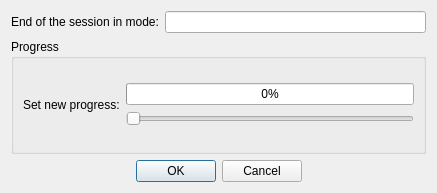
<?xml version="1.0" encoding="UTF-8"?>
<ui version="4.0">
 <class>EndSessionDialog</class>
 <widget class="QDialog" name="EndSessionDialog">
  <property name="geometry">
   <rect>
    <x>0</x>
    <y>0</y>
    <width>437</width>
    <height>193</height>
   </rect>
  </property>
  <property name="sizePolicy">
   <sizepolicy hsizetype="Fixed" vsizetype="Fixed">
    <horstretch>0</horstretch>
    <verstretch>0</verstretch>
   </sizepolicy>
  </property>
  <property name="minimumSize">
   <size>
    <width>437</width>
    <height>193</height>
   </size>
  </property>
  <property name="maximumSize">
   <size>
    <width>437</width>
    <height>193</height>
   </size>
  </property>
  <property name="windowTitle">
   <string>End of the session</string>
  </property>
  <property name="locale">
   <locale language="English" country="UnitedStates"/>
  </property>
  <layout class="QGridLayout" name="gridLayout">
   <item row="0" column="0">
    <layout class="QVBoxLayout" name="verticalLayout_2" stretch="0,1,1">
     <item>
      <layout class="QHBoxLayout" name="horizontalLayout">
       <item>
        <widget class="QLabel" name="label">
         <property name="text">
          <string>End of the session in mode:</string>
         </property>
        </widget>
       </item>
       <item>
        <widget class="QLineEdit" name="editName">
         <property name="text">
          <string/>
         </property>
         <property name="readOnly">
          <bool>true</bool>
         </property>
        </widget>
       </item>
      </layout>
     </item>
     <item>
      <widget class="QGroupBox" name="groupBox">
       <property name="title">
        <string>Progress</string>
       </property>
       <layout class="QGridLayout" name="gridLayout_2">
        <item row="0" column="0">
         <layout class="QHBoxLayout" name="horizontalLayout_2">
          <item>
           <widget class="QLabel" name="label_2">
            <property name="text">
             <string>Set new progress:</string>
            </property>
           </widget>
          </item>
          <item>
           <layout class="QVBoxLayout" name="verticalLayout">
            <item>
             <widget class="QProgressBar" name="progressBar">
              <property name="value">
               <number>0</number>
              </property>
             </widget>
            </item>
            <item>
             <widget class="QSlider" name="sliderProgress">
              <property name="orientation">
               <enum>Qt::Horizontal</enum>
              </property>
             </widget>
            </item>
           </layout>
          </item>
         </layout>
        </item>
       </layout>
      </widget>
     </item>
     <item>
      <widget class="QDialogButtonBox" name="buttonBox">
       <property name="orientation">
        <enum>Qt::Horizontal</enum>
       </property>
       <property name="standardButtons">
        <set>QDialogButtonBox::Cancel|QDialogButtonBox::Ok</set>
       </property>
       <property name="centerButtons">
        <bool>true</bool>
       </property>
      </widget>
     </item>
    </layout>
   </item>
  </layout>
 </widget>
 <resources/>
 <connections>
  <connection>
   <sender>buttonBox</sender>
   <signal>accepted()</signal>
   <receiver>EndSessionDialog</receiver>
   <slot>accept()</slot>
   <hints>
    <hint type="sourcelabel">
     <x>258</x>
     <y>182</y>
    </hint>
    <hint type="destinationlabel">
     <x>157</x>
     <y>274</y>
    </hint>
   </hints>
  </connection>
  <connection>
   <sender>buttonBox</sender>
   <signal>rejected()</signal>
   <receiver>EndSessionDialog</receiver>
   <slot>reject()</slot>
   <hints>
    <hint type="sourcelabel">
     <x>326</x>
     <y>182</y>
    </hint>
    <hint type="destinationlabel">
     <x>286</x>
     <y>274</y>
    </hint>
   </hints>
  </connection>
  <connection>
   <sender>progressBar</sender>
   <signal>valueChanged(int)</signal>
   <receiver>sliderProgress</receiver>
   <slot>setValue(int)</slot>
   <hints>
    <hint type="sourcelabel">
     <x>183</x>
     <y>83</y>
    </hint>
    <hint type="destinationlabel">
     <x>163</x>
     <y>124</y>
    </hint>
   </hints>
  </connection>
  <connection>
   <sender>sliderProgress</sender>
   <signal>valueChanged(int)</signal>
   <receiver>progressBar</receiver>
   <slot>setValue(int)</slot>
   <hints>
    <hint type="sourcelabel">
     <x>380</x>
     <y>119</y>
    </hint>
    <hint type="destinationlabel">
     <x>359</x>
     <y>86</y>
    </hint>
   </hints>
  </connection>
 </connections>
</ui>
